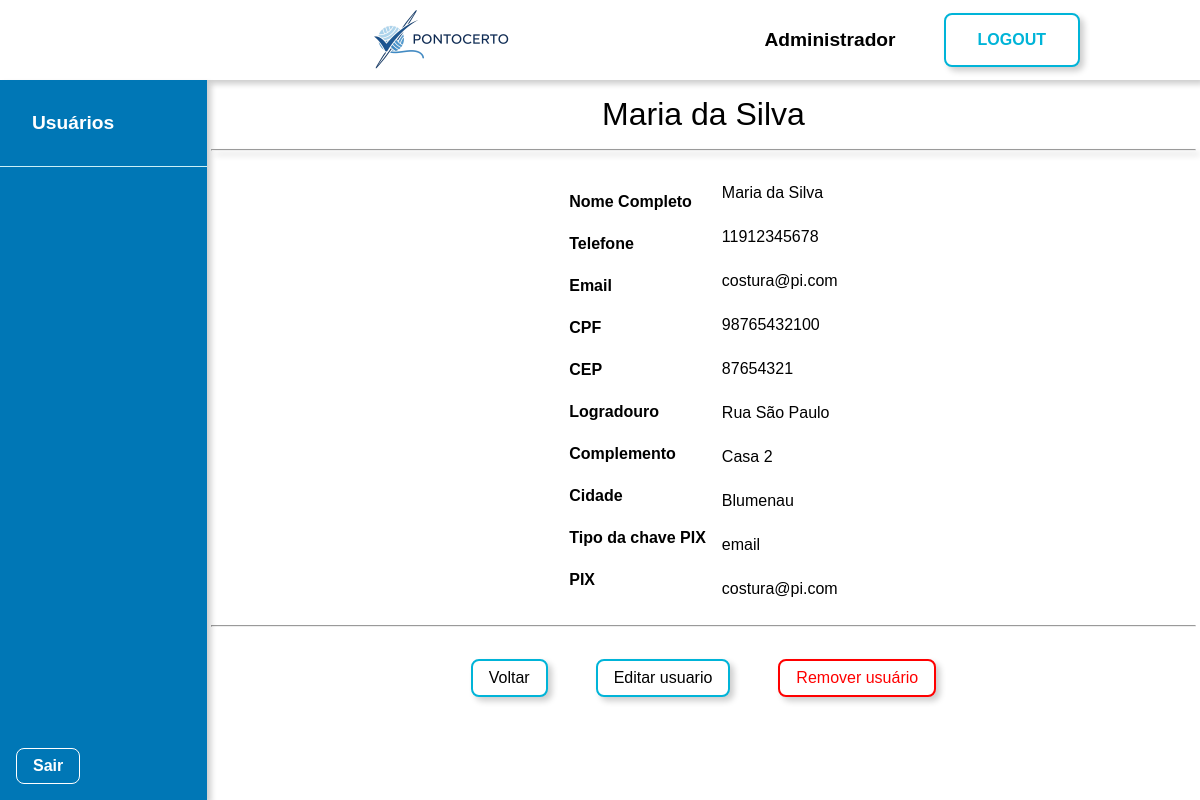
The page /visualizar-usuario?id=2 (signed in) on the database its author committed.
### tables this page shows
CREATE TABLE usuarios (
    id int PRIMARY KEY AUTO_INCREMENT,
    tipo enum('admin', 'costureira') NOT NULL DEFAULT 'costureira',
    nome varchar(50) NOT NULL,
    cpf varchar(11) NOT NULL UNIQUE,
    email varchar(250) NOT NULL UNIQUE,
    telefone varchar(11) NOT NULL,
    cep varchar(8) NOT NULL,
    logradouro varchar(250),
    complemento varchar(50),
    cidade varchar(100),
    tipo_chave_pix enum('cpf', 'cnpj', 'email', 'telefone', 'aleatoria') DEFAULT 'cpf',
    chave_pix varchar(250),
    senha varchar(255) NOT NULL,
    banco int NULL DEFAULT 0,
    agencia INT NULL DEFAULT 0,
    conta INT NULL DEFAULT 0,
     
    especialidade_id INT NOT NULL DEFAULT 2,
     
    ativo TINYINT DEFAULT 1
 );

### app/PageController.php (called while the page is built, shortened)
<?php
class PageController
{
    private $userModel;
    public function __construct(UserModel $userModel)
    {
        $this->userModel = $userModel;
    }
    private function getUsuario()
{
    $user = $this->userModel->getUserPeloId($_SESSION['user_id']);
    return $user;
}
    private function estaLogado()
    {
        return isset($_SESSION['user_id']);
    }
    private function render($view, $data = [])
    {
        extract($data);
        require VIEWS_PATH . 'header.php';
        require VIEWS_PATH . $view . '.php';
        require VIEWS_PATH . 'footer.php';
    }
    public function visualizarUsuario()
    {
        $user  = $this->getUsuario();
        $id = $_GET['id'];
        $this->render('visualizar-usuario', [
            'title'         => 'PontoCerto',
            'user'          => $user,
            'nomeUsuario'   => $user ? $user['nome'] : 'Visitante',
            'usuarioLogado' => $this->estaLogado(),
            'usuario'       => $this->userModel->getUserPeloId($id),
        ]);
    }
}

### app/Router.php (called while the page is built, shortened)
<?php
class Router
{
    private $routes = [
        'GET' => [],
        'POST' => []
    ];
    private $container;
    public function __construct($container)
    {
        $this->container = $container;
    }
    private function addRoute($method, $uri, $controllerAction, $middlewares)
    {
        $this->routes[$method][$uri] = [
            'handler' => $controllerAction,
            'middlewares' => $middlewares
        ];
    }
    public function dispatch()
    {
        $uri = parse_url($_SERVER['REQUEST_URI'], PHP_URL_PATH);
    $method = $_SERVER['REQUEST_METHOD'];
    if (BASE_PATH !== '' && strpos($uri, BASE_PATH) === 0) {
        $uri = substr($uri, strlen(BASE_PATH));
    }
    $uri = $uri ?: '/';
        if (isset($this->routes[$method][$uri])) {
            $route = $this->routes[$method][$uri];
            foreach ($route['middlewares'] as $middleware) {
                $middlewareInstance = $this->container->get($middleware);
                if (!$middlewareInstance->handle()) {
                    return;
                }
            }
            [$controllerName, $action] = explode('@', $route['handler']);
            $controller = $this->container->get($controllerName);
            if (method_exists($controller, $action)) {
                return $controller->$action();
            }
        }
    }
}

### index.php (called while the page is built, shortened)
<?php
require_once __DIR__.'/app/UserModel.php';
require_once __DIR__.'/app/PageController.php';
require_once __DIR__.'/app/AuthMiddleware.php';
require_once __DIR__.'/app/Router.php';
$container = new Container();
$router = new Router($container);
$router->get('/', 'PageController@home');
$router->get('/login', 'AuthController@mostrarLogin');
$router->post('/logar', 'AuthController@logar');
$router->get('/painel', 'PageController@painel', ['AuthMiddleware']);
$router->get('/usuarios', 'PageController@usuarios', ['AuthMiddleware']);
$router->get('/visualizar-usuario', 'PageController@visualizarUsuario', ['AuthMiddleware']);
$router->get('/editar-usuario', 'PageController@editarUsuario', ['AuthMiddleware']);
$router->post('/salvar-usuario', 'AuthController@salvarUsuario', ['AuthMiddleware']);
$router->get('/remover-usuario', 'AuthController@removerUsuario', ['AuthMiddleware']);
$router->get('/criar-usuario', 'PageController@mostrarCadastro', ['AuthMiddleware']);
$router->post('/cadastrar-usuario', 'AuthController@cadastrarUsuario', ['AuthMiddleware']);
$router->get('/logout', 'AuthController@logout');
$router->dispatch();

### app/UserModel.php (called while the page is built, shortened)
<?php
class UserModel
{
    private $pdo;
    public function __construct(PDO $pdo)
    {
        $this->pdo = $pdo;
    }
    public function getUserPeloId($id)
    {
        $stmt = $this->pdo->prepare("
            SELECT u.*, e.nome as especialidade
            FROM usuarios u
            LEFT JOIN especialidade e ON u.especialidade_id = e.id
            WHERE u.id = ?
        ");
        $stmt->execute([$id]);
        return $stmt->fetch(PDO::FETCH_ASSOC);
    }
}

### app/AuthMiddleware.php (called while the page is built, shortened)
<?php
class AuthMiddleware
{
    private $userModel;
    public function __construct(UserModel $userModel)
    {
        $this->userModel = $userModel;
    }
    public function handle()
    {
        $user = $this->userModel->getUserPeloId($_SESSION['user_id']);
        return true;
    }
}

### views/visualizar-usuario.php (the view)
<div class="conteudo flex">
    <div class="menu flex vertical shadow">
        <a class="item bold">Usuários</a>
        <a href="<?= BASE_URL ?>/" class="sair">Sair</a>
    </div>
    <form class="formulario-cadastro">
        <div class="titulo"><?= $usuario['nome'] ?></div>
        <hr class="shadow">
        <span class="lista-informacoes flex center">
            <span class="lista-informacoes-coluna bold flex vertical">
                <span class="flex v-center">Nome Completo</span>
                <span class="flex v-center">Telefone</span>
                <span class="flex v-center">Email</span>
                <span class="flex v-center">CPF</span>
                <span class="flex v-center">CEP</span>
                <span class="flex v-center">Logradouro</span>
                <span class="flex v-center">Complemento</span>
                <span class="flex v-center">Cidade</span>
                <span class="flex v-center">Tipo da chave PIX</span>
                <span class="flex v-center">PIX</span>
            </span>
            <span class="lista-informacoes-coluna flex vertical">
                <span class="flex v-center" style="min-height:20px"><?= $usuario['nome'] ?></span>
                <span class="flex v-center" style="min-height:20px"><?= $usuario['telefone'] ?></span>
                <span class="flex v-center" style="min-height:20px"><?= $usuario['email'] ?></span>
                <span class="flex v-center" style="min-height:20px"><?= $usuario['cpf'] ?></span>
                <span class="flex v-center" style="min-height:20px"><?= $usuario['cep'] ?></span>
                <span class="flex v-center" style="min-height:20px"><?= $usuario['logradouro'] ?></span>
                <span class="flex v-center" style="min-height:20px"><?= $usuario['complemento'] ?></span>
                <span class="flex v-center" style="min-height:20px"><?= $usuario['cidade'] ?></span>
                <span class="flex v-center" style="min-height:20px"><?= $usuario['tipo_chave_pix'] ?></span>
                <span class="flex v-center" style="min-height:20px"><?= $usuario['chave_pix'] ?></span>
            </span>
        </span>
        <br>
        <hr>
        <div class="flex h-center l-gap">
            <a href="<?= BASE_URL ?>/usuarios" class="botao">Voltar</a>
            <a href="<?= BASE_URL ?>/editar-usuario?id=<?= $usuario['id'] ?>" class="botao">Editar usuario</a>
            <a href="<?= BASE_URL ?>/remover-usuario?id=<?= $usuario['id'] ?>" class="botao-remover">Remover usuário</a>
        </div>
    </form>
</div>

### views/header.php (shortened to what this page needs)
<!DOCTYPE html>
<html lang="pt-BR">
<head>
    <link rel="stylesheet" href="<?php echo ASSETS_URL?>ajuda.css">
    <link rel="stylesheet" href="<?php echo ASSETS_URL?>style.css">
</head>
<body>
    <?php if ($login ?? false): ?>
        <div class="principal azul flex center">
    <?php else: ?>
        <div class="principal">
            <?php if ($usuarioLogado ?? false): ?>
                <div class="topo flex h-center shadow">
                    <a class="imagem-topo" href="<?= BASE_URL ?>/painel">
                        <img src="<?php echo ASSETS_URL?>banner.png" alt="banner">
                    </a>
                    <span class="flex l-gap v-center">
                        <span class="nome-usuario"><?= htmlspecialchars($nomeUsuario) ?></span>
                        <a href="<?= BASE_URL ?>/logout" class="botao-grande">LOGOUT</a>
                    </span>
                </div>
            <?php endif; ?>
    <?php endif; ?>

### public/ajuda.css (style rules this page uses)
.flex { display: flex; }
.vertical { flex-direction: column; }
.v-center { align-items: center; }
.l-gap { gap: 3rem; }
.bold { font-weight: bold; }
.h-center { justify-content: center; }
.center { align-items: center; justify-content: center; }
.shadow { box-shadow: 4px 4px 6px rgba(0, 0, 0, 0.2); position: relative; }
.botao-grande { border: 2px solid var(--azul); border-radius: 8px; background: white; color: var(--azul); padding: 1rem 2rem; font-weight: bold; box-shadow: 4px 4px 6px rgba(0, 0, 0, 0.2); text-align: center; }
.botao { border: 2px solid var(--azul); border-radius: 8px; background: white; padding: 0.5rem 1rem; box-shadow: 4px 4px 6px rgba(0, 0, 0, 0.2); text-align: center; color: black; }
.botao-remover { border: 2px solid red; border-radius: 8px; background: white; color: red; padding: 0.5rem 1rem; box-shadow: 4px 4px 6px rgba(0, 0, 0, 0.2); text-align: center; }

### public/style.css (style rules this page uses)
:root { --azul-escuro: #03045E; --azul-medio: #0077B6; --azul: #00B4D8; --azul-claro: #90E0EF; --azul-clarissimo: #CAF0F8; --fundo: #EDF2FB; }
body { margin: 0; font-family: 'Schibsted Grotesk', sans-serif; }
a { cursor: pointer; text-decoration: none; }
.principal { height: 100vh; width: 100vw; }
.topo { height: 10%; padding-inline: 10%; }
.conteudo { height: 90%; }
img { height: 100%; }
hr { width: 99%; }
.menu { width: 250px; height: 100%; background: var(--azul-medio); }
.imagem-topo { margin-inline: auto; }
.nome-usuario { font-weight: bold; font-size: 1.2rem; }
.item { color: white; padding: 2rem; font-size: 1.2rem; border-bottom: 1px solid var(--azul-clarissimo); }
.sair { position: absolute; bottom: 1rem; left: 1rem; border: 1px solid white; padding: 0.5rem 1rem; border-radius: 8px; color: white; font-weight: bold;; }
.formulario-cadastro { width: 100%; }
.formulario-cadastro hr { margin-bottom: 2rem; }
.titulo { font-size: 2rem; text-align: center; margin-block: 1rem; width: 100%; }
.lista-informacoes { padding-inline: 2rem; gap: 1rem; }
.lista-informacoes-coluna { gap: 1.5rem; }

### rows shown on the page
usuarios: nome "Administrador"
usuarios: nome "Maria da Silva", telefone "11912345678", email "costura@pi.com", cpf "98765432100", cep "87654321", logradouro "Rua São Paulo", complemento "Casa 2", cidade "Blumenau", tipo_chave_pix "email", chave_pix "costura@pi.com"
